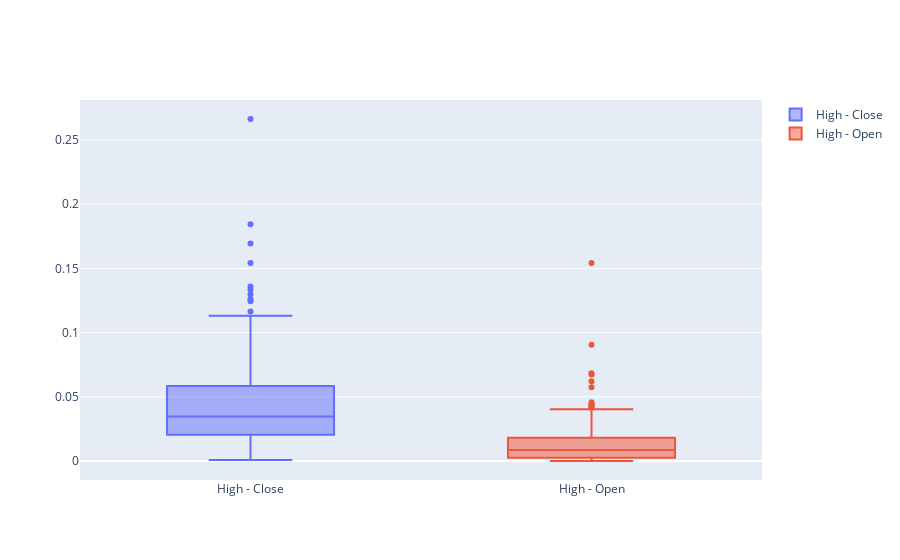

Notebook code for this chart:
### Markdown cell above
#### Direction: Down

### Code cell
fig = go.Figure()

fig.add_trace(go.Box(y=down['High']-down['Close'], name='High - Close'))
fig.add_trace(go.Box(y=down['High']-down['Open'], name='High - Open'))

fig.show()

### Figure 1 — Plotly figure (JSON) as saved in the notebook; plotly's stock layout.template omitted (floating-point values rounded to 4 significant figures; data arrays with more than 128 entries replaced by an {"elided": "..."} marker saying what was removed)
{"data": [{"name": "High - Close", "type": "box", "y": {"elided": "184 float values"}}, {"name": "High - Open", "type": "box", "y": {"elided": "184 float values"}}], "layout": {}}
